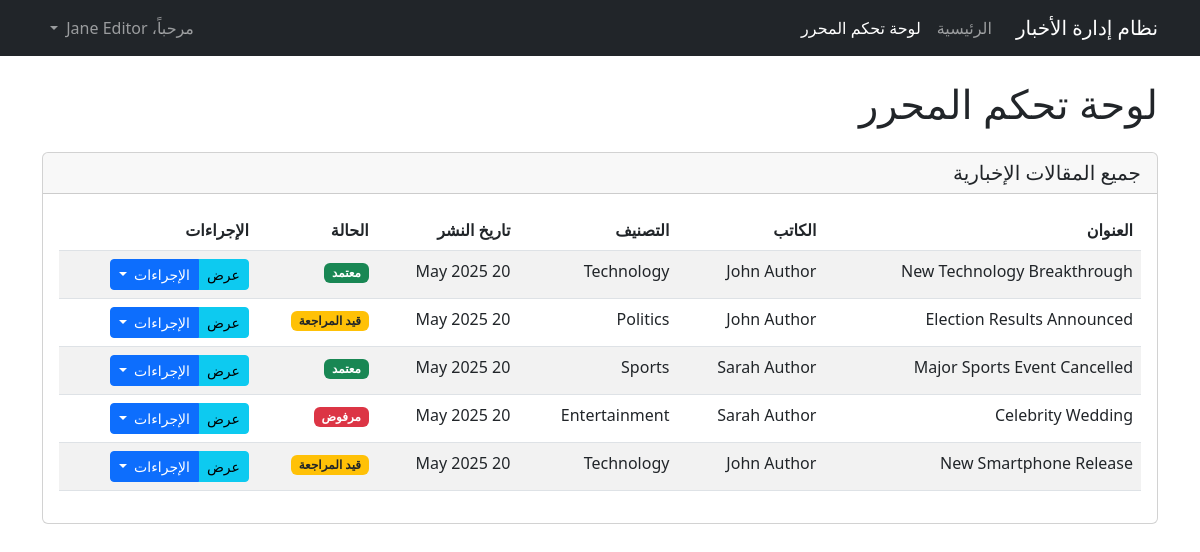
The app's page /editor_dashboard.php (signed in) with its own data.
### tables this page shows
CREATE TABLE IF NOT EXISTS news (
    id INT AUTO_INCREMENT PRIMARY KEY,
    title VARCHAR(255) NOT NULL,
    body TEXT NOT NULL,
    image VARCHAR(255),
    dateposted DATETIME DEFAULT CURRENT_TIMESTAMP,
    category_id INT,
    author_id INT,
    status ENUM('pending', 'approved', 'denied') DEFAULT 'pending',
    FOREIGN KEY (category_id) REFERENCES category(id) ON DELETE SET NULL,
    FOREIGN KEY (author_id) REFERENCES user(id) ON DELETE SET NULL
);

CREATE TABLE IF NOT EXISTS user (
    id INT AUTO_INCREMENT PRIMARY KEY,
    name VARCHAR(100) NOT NULL,
    email VARCHAR(100) NOT NULL UNIQUE,
    password VARCHAR(255) NOT NULL,
    role ENUM('author', 'editor', 'admin') NOT NULL
);

CREATE TABLE IF NOT EXISTS category (
    id INT AUTO_INCREMENT PRIMARY KEY,
    name VARCHAR(100) NOT NULL,
    description TEXT
);

### editor_dashboard.php (the view, shortened to what this page needs)
<?php
$conn = DBConnection::connect();
$stmt = $conn->prepare("
    SELECT n.*, c.name as category_name, u.name as author_name
    FROM news n
    JOIN category c ON n.category_id = c.id
    JOIN user u ON n.author_id = u.id
    ORDER BY n.dateposted DESC
");
$stmt->execute();
$result = $stmt->get_result();
$news = $result->fetch_all(MYSQLI_ASSOC);
?>
<!DOCTYPE html>
<html lang="ar" dir="rtl">
<head>
    <link href="https://cdn.jsdelivr.net/npm/bootstrap@5.3.0-alpha1/dist/css/bootstrap.rtl.min.css" rel="stylesheet">
</head>
<body>
    <nav class="navbar navbar-expand-lg navbar-dark bg-dark">
        <div class="container">
            <a class="navbar-brand" href="index.php">نظام إدارة الأخبار</a>
            <div class="collapse navbar-collapse" id="navbarNav">
                <ul class="navbar-nav me-auto">
                    <li class="nav-item">
                        <a class="nav-link" href="index.php">الرئيسية</a>
                    </li>
                    <li class="nav-item">
                        <a class="nav-link active" href="editor_dashboard.php">لوحة تحكم المحرر</a>
                    </li>
                </ul>
                <ul class="navbar-nav">
                    <li class="nav-item dropdown">
                        <a class="nav-link dropdown-toggle" href="#" id="navbarDropdown" role="button" data-bs-toggle="dropdown" aria-expanded="false">
                            مرحباً، <?= htmlspecialchars($_SESSION['user_name']) ?>
                        </a>
                    </li>
                </ul>
            </div>
        </div>
    </nav>
    <div class="container mt-4">
        <h1 class="mb-4">لوحة تحكم المحرر</h1>
        <div class="card">
            <div class="card-header">
                <h5 class="mb-0">جميع المقالات الإخبارية</h5>
            </div>
            <div class="card-body">
                <?php if (empty($news)): ?>
                    <div class="alert alert-info">لا توجد مقالات إخبارية متاحة.</div>
                <?php else: ?>
                    <div class="table-responsive">
                        <table class="table table-striped">
                            <thead>
                                <tr>
                                    <th>العنوان</th>
                                    <th>الكاتب</th>
                                    <th>التصنيف</th>
                                    <th>تاريخ النشر</th>
                                    <th>الحالة</th>
                                    <th>الإجراءات</th>
                                </tr>
                            </thead>
                            <tbody>
                                <?php foreach ($news as $item): ?>
                                    <tr>
                                        <td><?= htmlspecialchars($item['title']) ?></td>
                                        <td><?= htmlspecialchars($item['author_name']) ?></td>
                                        <td><?= htmlspecialchars($item['category_name']) ?></td>
                                        <td><?= date('d M Y', strtotime($item['dateposted'])) ?></td>
                                        <td>
                                            <?php if ($item['status'] == 'approved'): ?>
                                                <span class="badge bg-success">معتمد</span>
                                            <?php elseif ($item['status'] == 'denied'): ?>
                                                <span class="badge bg-danger">مرفوض</span>
                                            <?php else: ?>
                                                <span class="badge bg-warning text-dark">قيد المراجعة</span>
                                            <?php endif; ?>
                                        </td>
                                        <td>
                                            <div class="btn-group">
                                                <a href="view_news.php?id=<?= $item['id'] ?>" class="btn btn-sm btn-info">عرض</a>
                                                <button type="button" class="btn btn-sm btn-primary dropdown-toggle" data-bs-toggle="dropdown">
                                                    الإجراءات
                                                </button>
                                            </div>
                                        </td>
                                    </tr>
                                <?php endforeach; ?>
                            </tbody>
                        </table>
                    </div>
                <?php endif; ?>
            </div>
        </div>
    </div>
</body>
</html>

### records on screen
news: title "New Technology Breakthrough", author.name "John Author", category.name "Technology", dateposted "20 May 2025", status "معتمد"
news: title "Election Results Announced", author.name "John Author", category.name "Politics", dateposted "20 May 2025", status "قيد المراجعة"
news: title "Major Sports Event Cancelled", author.name "Sarah Author", category.name "Sports", dateposted "20 May 2025", status "معتمد"
news: title "Celebrity Wedding", author.name "Sarah Author", category.name "Entertainment", dateposted "20 May 2025", status "مرفوض"
news: title "New Smartphone Release", author.name "John Author", category.name "Technology", dateposted "20 May 2025", status "قيد المراجعة"

### other values on screen
$_SESSION['user_name'] "Jane Editor"
